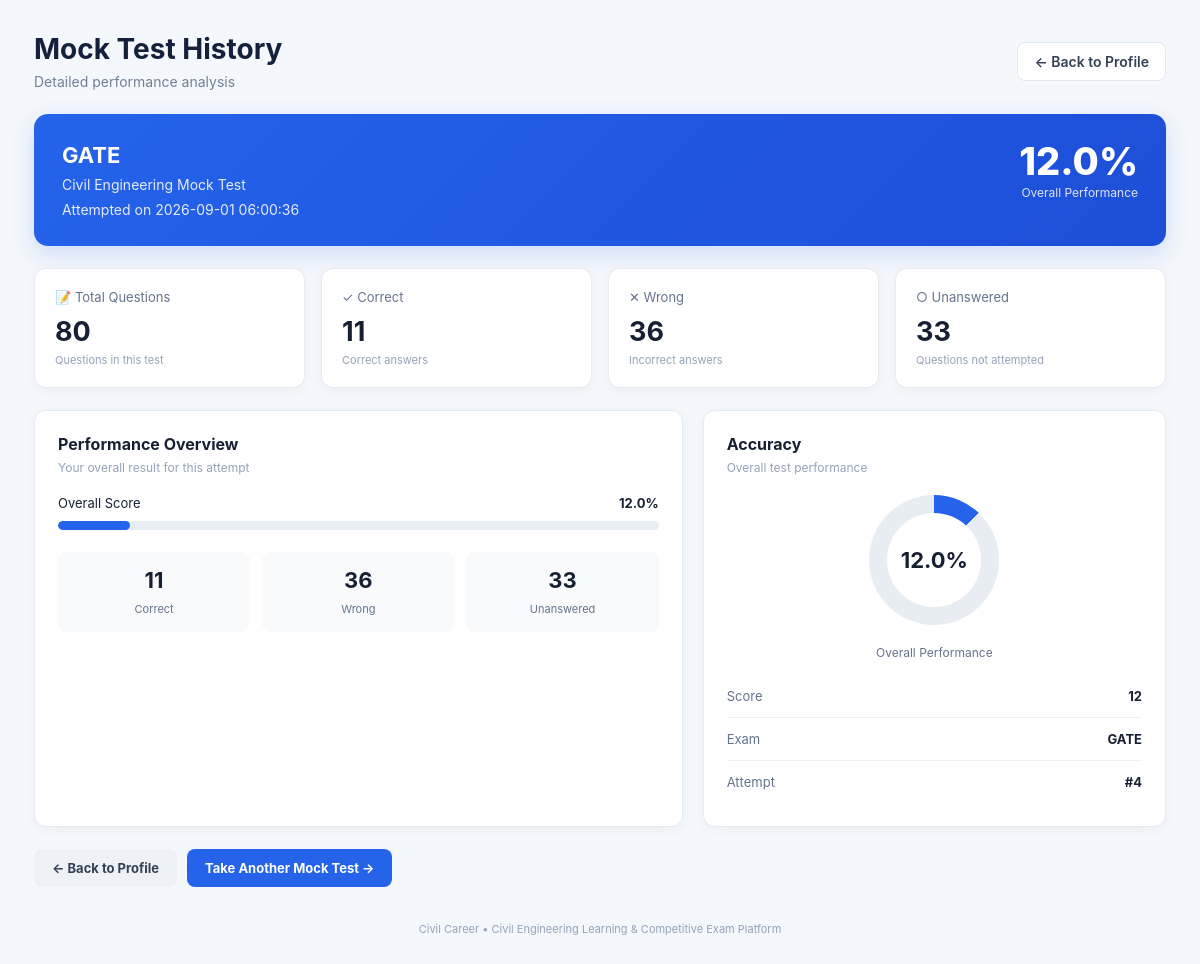
The page /mock-test-history/4 (signed in) on the database its author committed.
### tables this page shows
CREATE TABLE mock_test_results (

            id INTEGER PRIMARY KEY AUTOINCREMENT,

            student_id INTEGER NOT NULL,

            exam_slug TEXT NOT NULL,

            exam_name TEXT NOT NULL,

            total_questions INTEGER NOT NULL,

            correct INTEGER NOT NULL,

            wrong INTEGER NOT NULL,

            unanswered INTEGER NOT NULL,

            score INTEGER NOT NULL,

            percentage REAL NOT NULL,

            attempt_id TEXT UNIQUE NOT NULL,

            created_at TEXT NOT NULL DEFAULT CURRENT_TIMESTAMP

        );

### app.py (the view)
@app.route("/mock-test-history/<int:result_id>")
def mock_test_history(result_id):
    if "student_id" not in session:
        return redirect(url_for("login"))
    connection = get_db_connection()
    result = connection.execute(
        """
        SELECT
            id,
            exam_slug,
            exam_name,
            total_questions,
            correct,
            wrong,
            unanswered,
            score,
            percentage,
            attempt_id,
            created_at
        FROM mock_test_results
        WHERE id = ?
          AND student_id = ?
        """,
        (
            result_id,
            session["student_id"]
        )
    ).fetchone()
    connection.close()
    if result is None:
        return "Mock test result not found", 404
    return render_template(
        "mock_history_details.html",
        student_name=session["student_name"],
        student_education=session["student_education"],
        result=result
    )

### app.py (called while the page is built)
def get_db_connection():
    connection = sqlite3.connect("civilcareer.db")
    connection.row_factory = sqlite3.Row
    return connection

### templates/mock_history_details.html (shortened to what this page needs)
<!DOCTYPE html>
<html lang="en">
<head>
</head>
<body>
<div class="page">
    <div class="top-header">
        <div class="title-section">
            <h1>
                Mock Test History
            </h1>
            <p>
                Detailed performance analysis
            </p>
        </div>
        <a
            href="{{ url_for('profile') }}"
            class="back-btn">
            ← Back to Profile
        </a>
    </div>
    <div class="result-hero">
        <div class="hero-top">
            <div class="hero-title">
                <h2>
                    {{ result["exam_name"] }}
                </h2>
                <p>
                    Civil Engineering Mock Test
                </p>
                <p>
                    Attempted on {{ result["created_at"] }}
                </p>
            </div>
            <div class="percentage-box">
                <div class="percentage">
                    {{ result["percentage"] }}%
                </div>
                <span>
                    Overall Performance
                </span>
            </div>
        </div>
    </div>
    <div class="stats-grid">
        <div class="stat-card">
            <div class="stat-label">
                📝 Total Questions
            </div>
            <div class="stat-value">
                {{ result["total_questions"] }}
            </div>
            <div class="stat-description">
                Questions in this test
            </div>
        </div>
        <div class="stat-card">
            <div class="stat-label">
                ✓ Correct
            </div>
            <div class="stat-value">
                {{ result["correct"] }}
            </div>
            <div class="stat-description">
                Correct answers
            </div>
        </div>
        <div class="stat-card">
            <div class="stat-label">
                ✕ Wrong
            </div>
            <div class="stat-value">
                {{ result["wrong"] }}
            </div>
            <div class="stat-description">
                Incorrect answers
            </div>
        </div>
        <div class="stat-card">
            <div class="stat-label">
                ○ Unanswered
            </div>
            <div class="stat-value">
                {{ result["unanswered"] }}
            </div>
            <div class="stat-description">
                Questions not attempted
            </div>
        </div>
    </div>
    <div class="content-grid">
        <div class="card">
            <h3>
                Performance Overview
            </h3>
            <div class="card-subtitle">
                Your overall result for this attempt
            </div>
            <div class="score-row">
                <span>
                    Overall Score
                </span>
                <strong>
                    {{ result["percentage"] }}%
                </strong>
            </div>
            <div class="progress">
                <div class="progress-bar"></div>
            </div>
            <div class="breakdown">
                <div class="breakdown-item">
                    <strong>
                        {{ result["correct"] }}
                    </strong>
                    <span>
                        Correct
                    </span>
                </div>
                <div class="breakdown-item">
                    <strong>
                        {{ result["wrong"] }}
                    </strong>
                    <span>
                        Wrong
                    </span>
                </div>
                <div class="breakdown-item">
                    <strong>
                        {{ result["unanswered"] }}
                    </strong>
                    <span>
                        Unanswered
                    </span>
                </div>
            </div>
        </div>
        <div class="card">
            <h3>
                Accuracy
            </h3>
            <div class="card-subtitle">
                Overall test performance
            </div>
            <div class="accuracy-circle">
                <div class="accuracy-value">
                    {{ result["percentage"] }}%
                </div>
            </div>
            <div class="accuracy-text">
                Overall Performance
            </div>
            <div class="detail-list">
                <div class="detail-row">
                    <span class="detail-label">
                        Score
                    </span>
                    <span class="detail-value">
                        {{ result["score"] }}
                    </span>
                </div>
                <div class="detail-row">
                    <span class="detail-label">
                        Exam
                    </span>
                    <span class="detail-value">
                        {{ result["exam_name"] }}
                    </span>
                </div>
                <div class="detail-row">
                    <span class="detail-label">
                        Attempt
                    </span>
                    <span class="detail-value">
                        #{{ result["id"] }}
                    </span>
                </div>
            </div>
        </div>
    </div>
    <div class="actions">
        <a
            href="{{ url_for('profile') }}"
            class="btn btn-secondary">
            ← Back to Profile
        </a>
        <a
            href="{{ url_for('mock_tests') }}"
            class="btn btn-primary">
            Take Another Mock Test →
        </a>
    </div>
    <div class="footer">
        Civil Career • Civil Engineering Learning & Competitive Exam Platform
    </div>
</div>
</body>
</html>

### rows shown on the page
mock_test_results: exam_name "GATE", created_at "2026-09-01 06:00:36", percentage "12.0", total_questions "80", correct "11", wrong "36", unanswered "33", score "12", id "4"
